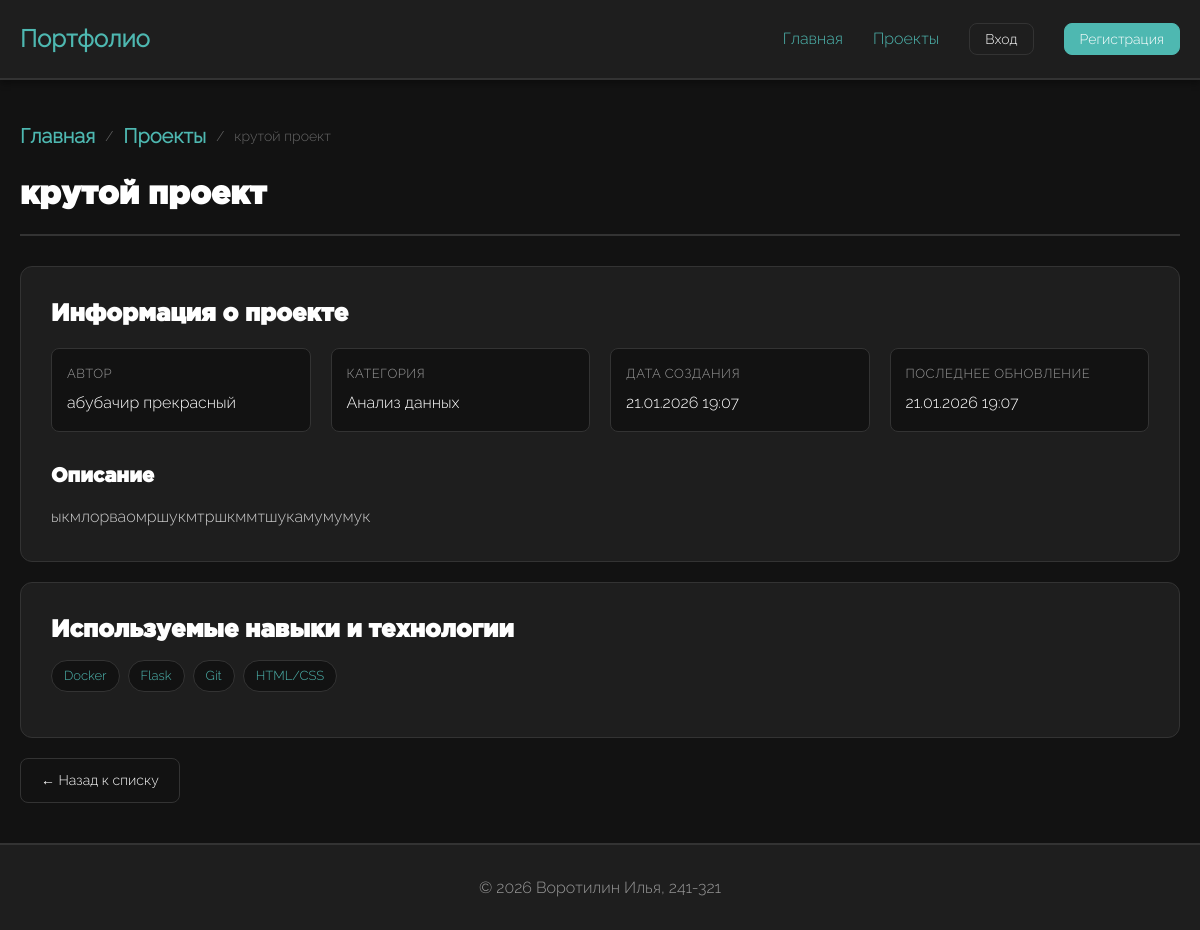
Screenshot of /projects/9/ with the database file from the repository.
### portfolio/models.py (models this page shows, shortened)
class Project(models.Model):
    user = models.ForeignKey(
        User,
        on_delete=models.CASCADE,
        related_name='projects',
        verbose_name='Автор проекта'
    )
    category = models.ForeignKey(
        Category,
        on_delete=models.SET_NULL,
        null=True,
        blank=True,
        related_name='projects',
        verbose_name='Категория'
    )
    title = models.CharField(
        max_length=255,
        verbose_name='Название проекта'
    )
    description = models.TextField(
        blank=True,
        verbose_name='Описание проекта'
    )
    cover_image = models.ImageField(
        upload_to='projects/covers/%Y/%m/%d/',
        null=True,
        blank=True,
        verbose_name='Обложка проекта',
        validators=[FileExtensionValidator(allowed_extensions=['jpg', 'jpeg', 'png'])]
    )
    skills = models.ManyToManyField(
        Skill,
        through='ProjectSkill',
        related_name='projects',
        verbose_name='Навыки'
    )
    created_at = models.DateTimeField(
        auto_now_add=True,
        verbose_name='Дата создания'
    )
    updated_at = models.DateTimeField(
        auto_now=True,
        verbose_name='Дата изменения'
    )
    history = HistoricalRecords()
    class Meta:
        verbose_name = 'Проект'
        verbose_name_plural = 'Проекты'
        ordering = ['-created_at']
        indexes = [
            models.Index(fields=['-created_at']),
            models.Index(fields=['user', '-created_at']),
        ]
    def get_skills_count(self):
        return self.skills.count()
    get_skills_count.short_description = 'Количество навыков'

class User(AbstractUser):
    ROLE_CHOICES = [
        ('student', 'Студент'),
        ('teacher', 'Преподаватель'),
        ('admin', 'Администратор'),
    ]
    role = models.CharField(
        max_length=20,
        choices=ROLE_CHOICES,
        default='student',
        verbose_name='Роль'
    )
    photo = models.ImageField(
        upload_to='users/photos/%Y/%m/%d/',
        null=True,
        blank=True,
        verbose_name='Фотография профиля',
        validators=[FileExtensionValidator(allowed_extensions=['jpg', 'jpeg', 'png'])]
    )
    class Meta:
        verbose_name = 'Пользователь'
        verbose_name_plural = 'Пользователи'
        ordering = ['-date_joined']

class Category(models.Model):
    name = models.CharField(
        max_length=100,
        unique=True,
        verbose_name='Название категории'
    )
    created_at = models.DateTimeField(
        auto_now_add=True,
        verbose_name='Дата создания'
    )
    created_by = models.ForeignKey(
        User,
        on_delete=models.SET_NULL,
        null=True,
        blank=True,
        related_name='created_categories',
        verbose_name='Создал'
    )
    class Meta:
        verbose_name = 'Категория проекта'
        verbose_name_plural = 'Категории проектов'
        ordering = ['name']

class Skill(models.Model):
    name = models.CharField(
        max_length=100,
        unique=True,
        verbose_name='Название навыка'
    )
    created_at = models.DateTimeField(
        auto_now_add=True,
        verbose_name='Дата создания'
    )
    created_by = models.ForeignKey(
        User,
        on_delete=models.SET_NULL,
        null=True,
        blank=True,
        related_name='created_skills',
        verbose_name='Создал'
    )
    class Meta:
        verbose_name = 'Навык'
        verbose_name_plural = 'Навыки'
        ordering = ['name']

### portfolio/views.py (the view)
# urls.py: path('projects/<int:pk>/', views.ProjectDetailView.as_view(), name='project_detail'),
class ProjectDetailView(DetailView):
    model = Project
    template_name = 'portfolio/project_detail.html'
    context_object_name = 'project'

### portfolio/templates/portfolio/project_detail.html (shortened to what this page needs)
{% extends 'portfolio/base.html' %}
{% block content %}
<div class="breadcrumb">
    <a href="{% url 'portfolio:index' %}">Главная</a>
    <span>/</span>
    <a href="{% url 'portfolio:project_list' %}">Проекты</a>
    <span>/</span>
    <span>{{ project.title }}</span>
</div>
<div class="page-header">
    <h1>{{ project.title }}</h1>
</div>
<div class="detail-section">
    <h2>Информация о проекте</h2>
    <div class="info-grid">
        <div class="info-item">
            <div class="info-label">Автор</div>
            <div class="info-value">{{ project.user.get_full_name }}</div>
        </div>
        <div class="info-item">
            <div class="info-label">Категория</div>
            <div class="info-value">{{ project.category.name }}</div>
        </div>
        <div class="info-item">
            <div class="info-label">Дата создания</div>
            <div class="info-value">{{ project.created_at|date:"d.m.Y H:i" }}</div>
        </div>
        <div class="info-item">
            <div class="info-label">Последнее обновление</div>
            <div class="info-value">{{ project.updated_at|date:"d.m.Y H:i" }}</div>
        </div>
    </div>
    <div style="margin-top: 3rem;">
        <h3>Описание</h3>
        <p style="color: #ccc; line-height: 1.8; margin-top: 1rem;">{{ project.description }}</p>
    </div>
</div>
<div class="detail-section">
    <h2>Используемые навыки и технологии</h2>
    {% if project.skills.all %}
        <div class="skills-list" style="margin-top: 1.5rem;">
            {% for skill in project.skills.all %}
                <span class="skill-tag">{{ skill.name }}</span>
            {% endfor %}
        </div>
    {% else %}
        <p style="color: #999; margin-top: 1rem;">Навыки не указаны</p>
    {% endif %}
</div>
<div class="actions">
    <a href="{% url 'portfolio:project_list' %}" class="btn btn-secondary">← Назад к списку</a>
</div>
{% endblock %}

### portfolio/static/portfolio/css/style.css (style rules this page uses)
:root { --background-color: #121212; --default-color: #ffffff; --accent-color: #4eb8b1; --card-background: #1e1e1e; --border-color: #333333; --error-color: #cc4444; --success-color: #22aa55; font-size: 62.5%; }
* { box-sizing: border-box; margin: 0; padding: 0; }
body { font-family: "Raleway", sans-serif; background-color: var(--background-color); color: var(--default-color); font-size: 1.6rem; line-height: 1.6; min-height: 100vh; display: flex; flex-direction: column; }
h1, h2, h3, h4, h5, h6 { font-family: "Gotham", sans-serif; font-weight: 600; line-height: 1.3; margin-bottom: 1.5rem; color: var(--default-color); }
h1 { font-size: 3.2rem; }
h2 { font-size: 2.4rem; }
h3 { font-size: 2rem; }
a { font-family: "Raleway", sans-serif; font-weight: 600; font-size: 2rem; color: var(--accent-color); text-decoration: none; transition: color 0.4s ease; }
.skills-list { display: flex; flex-wrap: wrap; gap: 0.8rem; margin-bottom: 1.5rem; }
.skill-tag { background-color: var(--background-color); border: 1px solid var(--border-color); padding: 0.5rem 1.2rem; border-radius: 20px; font-size: 1.3rem; color: var(--accent-color); transition: all 0.3s ease; }
.actions { display: flex; gap: 1rem; margin-top: auto; }
.btn { background-color: var(--accent-color); color: var(--default-color); border: 1px solid var(--accent-color); padding: 1rem 2rem; border-radius: 8px; font-size: 1.4rem; font-family: "Raleway", sans-serif; font-weight: 400; cursor: pointer; transition: all 0.3s ease; text-decoration: none; display: inline-flex; align-items: center; justify-content: center; gap: 0.5rem; }
.btn-secondary { background-color: transparent; border: 1px solid var(--border-color); color: var(--default-color); }
.page-header { display: flex; justify-content: space-between; align-items: center; margin-bottom: 3rem; padding-bottom: 2rem; border-bottom: 2px solid var(--border-color); }
.page-header h1 { margin-bottom: 0; }
.detail-section { background-color: var(--card-background); border: 1px solid var(--border-color); border-radius: 12px; padding: 3rem; margin-bottom: 2rem; }
.info-grid { display: grid; grid-template-columns: repeat(auto-fit, minmax(250px, 1fr)); gap: 2rem; margin: 2rem 0; }
.info-item { padding: 1.5rem; background-color: var(--background-color); border-radius: 8px; border: 1px solid var(--border-color); }
.info-label { font-size: 1.3rem; color: #999; margin-bottom: 0.5rem; text-transform: uppercase; letter-spacing: 0.5px; }
.info-value { font-size: 1.6rem; color: var(--default-color); font-weight: 500; }
.breadcrumb { display: flex; gap: 1rem; align-items: center; margin-bottom: 2rem; font-size: 1.4rem; color: #999; }
.breadcrumb a { color: var(--accent-color); }
.breadcrumb span { color: #666; }

### rows the page displays
Project: title "крутой проект", user.get_full_name "абубачир прекрасный", category.name "Анализ данных", created_at "21.01.2026 19:07", updated_at "21.01.2026 19:07", description "ыкмлорваомршукмтршкммтшукамумумук"
Skill: name "Docker"
Skill: name "Flask"
Skill: name "Git"
Skill: name "HTML/CSS"
